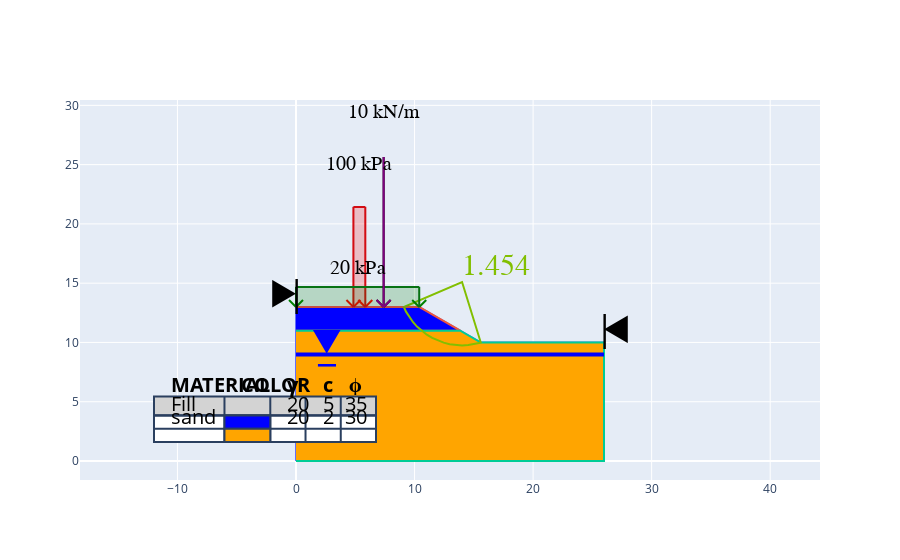

The code cell stored with this chart in its notebook:
### Code cell
from pySlope import Material, Slope, Udl, PointLoad

s = Slope(height=3, angle=30, length=None)

m1 = Material(unit_weight=20,friction_angle=35,cohesion=5,depth_to_bottom=2, name='Fill', color='blue')
m2 = Material(20,30,2,5, name = 'sand', color='orange')

u1 = Udl(magnitude = 100, offset=2, length=1, dynamic_offset=True, color='red')
u2 = Udl(magnitude = 20, color='green')

p1 = PointLoad(10,3, 'purple')

s.set_udls(u1, u2)
s.set_pls(p1)

s.set_materials(m1,m2)

s.set_water_table(4)

s.update_water_analysis_options(auto=True)

s.analyse_dynamic(1.05)

f = s.plot_critical()

f.show()

### Figure 1 — Plotly figure (JSON) as saved in the notebook; plotly's stock layout.template omitted (floating-point values rounded to 4 significant figures)
{"data": [{"mode": "lines", "name": "", "type": "scatter", "x": [0, 0, 10.39, 15.59, 25.98, 25.98, 0], "y": [0, 12.99, 12.99, 9.99, 9.99, 0, 0]}, {"fill": "toself", "fillcolor": "blue", "hovertemplate": "", "meta": [20, 5, 35, "Fill"], "mode": "lines", "name": "Fill<br>γ: 20 kN/m3<br>c: 5 kPa<br>ϕ: 35 degrees", "type": "scatter", "x": [0, 10.39, 13.86, 0], "y": [12.99, 12.99, 10.99, 10.99]}, {"fill": "toself", "fillcolor": "orange", "hovertemplate": "", "meta": [20, 2, 30, "sand"], "mode": "lines", "name": "sand<br>γ: 20 kN/m3<br>c: 2 kPa<br>ϕ: 30 degrees", "type": "scatter", "x": [0, 13.86, 15.59, 25.98, 25.98, 0], "y": [10.99, 10.99, 9.99, 9.99, 0, 0]}, {"line": {"color": "blue", "width": 4}, "mode": "lines", "name": "", "type": "scatter", "x": [0, 25.98], "y": [8.99, 8.99]}, {"hovertemplate": "%{meta[0]}", "line": {"color": "#82bf00"}, "meta": [1.454], "mode": "lines", "name": "", "type": "scatter", "x": [15.56, 15.05, 14.53, 14.01, 13.48, 12.96, 12.46, 11.96, 11.49, 11.04, 10.62, 10.23, 9.874, 9.561, 9.292, 9.096, 14.01, 15.59, 15.56], "y": [9.981, 9.854, 9.777, 9.751, 9.777, 9.854, 9.981, 10.16, 10.38, 10.65, 10.96, 11.32, 11.71, 12.13, 12.58, 12.99, 15.1, 9.991, 9.981]}, {"mode": "lines+text", "name": "", "text": ["1.454"], "textfont": {"color": "#82bf00", "family": "sans serif", "size": 30}, "textposition": "top right", "type": "scatter", "x": [14.01], "y": [15.1]}], "layout": {"annotations": [{"font": {"color": "black", "size": 20}, "showarrow": false, "text": "<b>MATERIAL<b>", "x": 0.1, "xref": "x domain", "xshift": 15, "y": 0.17, "yref": "y domain", "yshift": 15}, {"font": {"color": "black", "size": 20}, "showarrow": false, "text": "<b>COLOR<b>", "x": 0.1952, "xref": "x domain", "xshift": 15, "y": 0.17, "yref": "y domain", "yshift": 15}, {"font": {"color": "black", "size": 20}, "showarrow": false, "text": "<b>γ<b>", "x": 0.2571, "xref": "x domain", "xshift": 15, "y": 0.17, "yref": "y domain", "yshift": 15}, {"font": {"color": "black", "size": 20}, "showarrow": false, "text": "<b>c<b>", "x": 0.3048, "xref": "x domain", "xshift": 15, "y": 0.17, "yref": "y domain", "yshift": 15}, {"font": {"color": "black", "size": 20}, "showarrow": false, "text": "<b>ϕ<b>", "x": 0.3524, "xref": "x domain", "xshift": 15, "y": 0.17, "yref": "y domain", "yshift": 15}, {"font": {"color": "black", "size": 20}, "showarrow": false, "text": "Fill", "x": 0.1, "xref": "x domain", "xshift": 15, "y": 0.135, "yref": "y domain", "yshift": 10}, {"font": {"color": "black", "size": 20}, "showarrow": false, "text": "20", "x": 0.2571, "xref": "x domain", "xshift": 15, "y": 0.135, "yref": "y domain", "yshift": 10}, {"font": {"color": "black", "size": 20}, "showarrow": false, "text": "5", "x": 0.3048, "xref": "x domain", "xshift": 15, "y": 0.135, "yref": "y domain", "yshift": 10}, {"font": {"color": "black", "size": 20}, "showarrow": false, "text": "35", "x": 0.3524, "xref": "x domain", "xshift": 15, "y": 0.135, "yref": "y domain", "yshift": 10}, {"font": {"color": "black", "size": 20}, "showarrow": false, "text": "sand", "x": 0.1, "xref": "x domain", "xshift": 15, "y": 0.1, "yref": "y domain", "yshift": 10}, {"font": {"color": "black", "size": 20}, "showarrow": false, "text": "20", "x": 0.2571, "xref": "x domain", "xshift": 15, "y": 0.1, "yref": "y domain", "yshift": 10}, {"font": {"color": "black", "size": 20}, "showarrow": false, "text": "2", "x": 0.3048, "xref": "x domain", "xshift": 15, "y": 0.1, "yref": "y domain", "yshift": 10}, {"font": {"color": "black", "size": 20}, "showarrow": false, "text": "30", "x": 0.3524, "xref": "x domain", "xshift": 15, "y": 0.1, "yref": "y domain", "yshift": 10}, {"font": {"color": "black", "family": "sans serif", "size": 20}, "showarrow": false, "text": "100 kPa", "x": 5.344, "xref": "x", "xshift": 0, "y": 12.99, "yref": "y", "yshift": 143}, {"font": {"color": "black", "family": "sans serif", "size": 20}, "showarrow": false, "text": "20 kPa", "x": 5.196, "xref": "x", "xshift": 0, "y": 12.99, "yref": "y", "yshift": 39}, {"font": {"color": "black", "family": "sans serif", "size": 20}, "showarrow": false, "text": "10 kN/m", "x": 7.392, "xref": "x", "xshift": 0, "y": 12.99, "yref": "y", "yshift": 195}, {"font": {"color": "blue", "size": 35}, "showarrow": false, "text": "▼", "x": 2.598, "y": 8.99, "yshift": 15}, {"font": {"color": "blue", "size": 40}, "showarrow": false, "text": "_", "x": 2.598, "y": 8.99, "yshift": 10}, {"font": {"color": "black", "size": 35}, "showarrow": false, "text": "▶", "x": 0, "xshift": -13, "y": 12.99, "yshift": 15}, {"font": {"color": "black", "size": 35}, "showarrow": false, "text": "◀", "x": 25.98, "xshift": 13, "y": 9.99, "yshift": 15}, {"font": {"color": "black", "size": 35}, "showarrow": false, "text": "|", "x": 25.98, "xshift": 0, "y": 9.99, "yshift": 15}, {"font": {"color": "black", "size": 35}, "showarrow": false, "text": "|", "x": 0, "xshift": 0, "y": 12.99, "yshift": 15}], "shapes": [{"fillcolor": "lightgrey", "type": "rect", "x0": 0.1, "x1": 0.4, "xref": "x domain", "y0": 0.17, "y1": 0.22, "yref": "y domain"}, {"fillcolor": "white", "type": "rect", "x0": 0.1, "x1": 0.4, "xref": "x domain", "y0": 0.1, "y1": 0.17, "yref": "y domain"}, {"type": "rect", "x0": 0.1952, "x1": 0.1952, "xref": "x domain", "y0": 0.1, "y1": 0.22, "yref": "y domain"}, {"type": "rect", "x0": 0.2571, "x1": 0.2571, "xref": "x domain", "y0": 0.1, "y1": 0.22, "yref": "y domain"}, {"type": "rect", "x0": 0.3048, "x1": 0.3048, "xref": "x domain", "y0": 0.1, "y1": 0.22, "yref": "y domain"}, {"type": "rect", "x0": 0.3524, "x1": 0.3524, "xref": "x domain", "y0": 0.1, "y1": 0.22, "yref": "y domain"}, {"type": "rect", "x0": 0.4, "x1": 0.4, "xref": "x domain", "y0": 0.1, "y1": 0.22, "yref": "y domain"}, {"type": "rect", "x0": 0.1, "x1": 0.4, "xref": "x domain", "y0": 0.17, "y1": 0.17, "yref": "y domain"}, {"type": "rect", "x0": 0.1, "x1": 0.4, "xref": "x domain", "y0": 0.135, "y1": 0.135, "yref": "y domain"}, {"fillcolor": "blue", "type": "rect", "x0": 0.1952, "x1": 0.2571, "xref": "paper", "y0": 0.17, "y1": 0.135, "yref": "paper"}, {"fillcolor": "orange", "type": "rect", "x0": 0.1952, "x1": 0.2571, "xref": "paper", "y0": 0.135, "y1": 0.1, "yref": "paper"}, {"line": {"color": "red", "width": 2}, "type": "line", "x0": 0, "x1": -7, "xanchor": 4.844, "xref": "x", "xsizemode": "pixel", "y0": 0, "y1": 7, "yanchor": 12.99, "yref": "y", "ysizemode": "pixel"}, {"line": {"color": "red", "width": 2}, "type": "line", "x0": 0, "x1": 7, "xanchor": 4.844, "xref": "x", "xsizemode": "pixel", "y0": 0, "y1": 7, "yanchor": 12.99, "yref": "y", "ysizemode": "pixel"}, {"line": {"color": "red", "width": 2}, "type": "line", "x0": 0, "x1": 0, "xanchor": 4.844, "xref": "x", "xsizemode": "pixel", "y0": 0, "y1": 100, "yanchor": 12.99, "yref": "y", "ysizemode": "pixel"}, {"line": {"color": "black", "width": 0}, "type": "line", "x0": 0, "x1": 0, "xanchor": 5.344, "xref": "x", "xsizemode": "pixel", "y0": 0, "y1": 0, "yanchor": 12.99, "yref": "y", "ysizemode": "pixel"}, {"line": {"color": "black", "width": 0}, "type": "line", "x0": 0, "x1": 0, "xanchor": 5.344, "xref": "x", "xsizemode": "pixel", "y0": 0, "y1": 0, "yanchor": 12.99, "yref": "y", "ysizemode": "pixel"}, {"line": {"color": "black", "width": 0}, "type": "line", "x0": 0, "x1": 0, "xanchor": 5.344, "xref": "x", "xsizemode": "pixel", "y0": 0, "y1": 110, "yanchor": 12.99, "yref": "y", "ysizemode": "pixel"}, {"line": {"color": "red", "width": 2}, "type": "line", "x0": 0, "x1": -7, "xanchor": 5.844, "xref": "x", "xsizemode": "pixel", "y0": 0, "y1": 7, "yanchor": 12.99, "yref": "y", "ysizemode": "pixel"}, {"line": {"color": "red", "width": 2}, "type": "line", "x0": 0, "x1": 7, "xanchor": 5.844, "xref": "x", "xsizemode": "pixel", "y0": 0, "y1": 7, "yanchor": 12.99, "yref": "y", "ysizemode": "pixel"}, {"line": {"color": "red", "width": 2}, "type": "line", "x0": 0, "x1": 0, "xanchor": 5.844, "xref": "x", "xsizemode": "pixel", "y0": 0, "y1": 100, "yanchor": 12.99, "yref": "y", "ysizemode": "pixel"}, {"line": {"color": "red", "width": 2}, "type": "line", "x0": 4.844, "x1": 5.844, "xanchor": 4.844, "xref": "x", "y0": 100, "y1": 100, "yanchor": 12.99, "yref": "y", "ysizemode": "pixel"}, {"fillcolor": "red", "line": {"width": 2}, "opacity": 0.2, "type": "rect", "x0": 4.844, "x1": 5.844, "xanchor": 4.844, "xref": "x", "y0": 0, "y1": 100, "yanchor": 12.99, "yref": "y", "ysizemode": "pixel"}, {"line": {"color": "green", "width": 2}, "type": "line", "x0": 0, "x1": -7, "xanchor": 0, "xref": "x", "xsizemode": "pixel", "y0": 0, "y1": 7, "yanchor": 12.99, "yref": "y", "ysizemode": "pixel"}, {"line": {"color": "green", "width": 2}, "type": "line", "x0": 0, "x1": 7, "xanchor": 0, "xref": "x", "xsizemode": "pixel", "y0": 0, "y1": 7, "yanchor": 12.99, "yref": "y", "ysizemode": "pixel"}, {"line": {"color": "green", "width": 2}, "type": "line", "x0": 0, "x1": 0, "xanchor": 0, "xref": "x", "xsizemode": "pixel", "y0": 0, "y1": 20, "yanchor": 12.99, "yref": "y", "ysizemode": "pixel"}, {"line": {"color": "black", "width": 0}, "type": "line", "x0": 0, "x1": 0, "xanchor": 5.196, "xref": "x", "xsizemode": "pixel", "y0": 0, "y1": 0, "yanchor": 12.99, "yref": "y", "ysizemode": "pixel"}, {"line": {"color": "black", "width": 0}, "type": "line", "x0": 0, "x1": 0, "xanchor": 5.196, "xref": "x", "xsizemode": "pixel", "y0": 0, "y1": 0, "yanchor": 12.99, "yref": "y", "ysizemode": "pixel"}, {"line": {"color": "black", "width": 0}, "type": "line", "x0": 0, "x1": 0, "xanchor": 5.196, "xref": "x", "xsizemode": "pixel", "y0": 0, "y1": 30, "yanchor": 12.99, "yref": "y", "ysizemode": "pixel"}, {"line": {"color": "green", "width": 2}, "type": "line", "x0": 0, "x1": -7, "xanchor": 10.39, "xref": "x", "xsizemode": "pixel", "y0": 0, "y1": 7, "yanchor": 12.99, "yref": "y", "ysizemode": "pixel"}, {"line": {"color": "green", "width": 2}, "type": "line", "x0": 0, "x1": 7, "xanchor": 10.39, "xref": "x", "xsizemode": "pixel", "y0": 0, "y1": 7, "yanchor": 12.99, "yref": "y", "ysizemode": "pixel"}, {"line": {"color": "green", "width": 2}, "type": "line", "x0": 0, "x1": 0, "xanchor": 10.39, "xref": "x", "xsizemode": "pixel", "y0": 0, "y1": 20, "yanchor": 12.99, "yref": "y", "ysizemode": "pixel"}, {"line": {"color": "green", "width": 2}, "type": "line", "x0": 0, "x1": 10.39, "xanchor": 0, "xref": "x", "y0": 20, "y1": 20, "yanchor": 12.99, "yref": "y", "ysizemode": "pixel"}, {"fillcolor": "green", "line": {"width": 2}, "opacity": 0.2, "type": "rect", "x0": 0, "x1": 10.39, "xanchor": 0, "xref": "x", "y0": 0, "y1": 20, "yanchor": 12.99, "yref": "y", "ysizemode": "pixel"}, {"line": {"color": "black", "width": 2}, "type": "line", "x0": 0, "x1": -7, "xanchor": 7.392, "xref": "x", "xsizemode": "pixel", "y0": 0, "y1": 7, "yanchor": 12.99, "yref": "y", "ysizemode": "pixel"}, {"line": {"color": "black", "width": 2}, "type": "line", "x0": 0, "x1": 7, "xanchor": 7.392, "xref": "x", "xsizemode": "pixel", "y0": 0, "y1": 7, "yanchor": 12.99, "yref": "y", "ysizemode": "pixel"}, {"line": {"color": "black", "width": 2}, "type": "line", "x0": 0, "x1": 0, "xanchor": 7.392, "xref": "x", "xsizemode": "pixel", "y0": 0, "y1": 150, "yanchor": 12.99, "yref": "y", "ysizemode": "pixel"}, {"line": {"color": "purple", "width": 2}, "type": "line", "x0": 0, "x1": -7, "xanchor": 7.392, "xref": "x", "xsizemode": "pixel", "y0": 0, "y1": 7, "yanchor": 12.99, "yref": "y", "ysizemode": "pixel"}, {"line": {"color": "purple", "width": 2}, "type": "line", "x0": 0, "x1": 7, "xanchor": 7.392, "xref": "x", "xsizemode": "pixel", "y0": 0, "y1": 7, "yanchor": 12.99, "yref": "y", "ysizemode": "pixel"}, {"line": {"color": "purple", "width": 2}, "type": "line", "x0": 0, "x1": 0, "xanchor": 7.392, "xref": "x", "xsizemode": "pixel", "y0": 0, "y1": 150, "yanchor": 12.99, "yref": "y", "ysizemode": "pixel"}], "showlegend": false, "yaxis": {"scaleanchor": "x", "scaleratio": 1}}}
